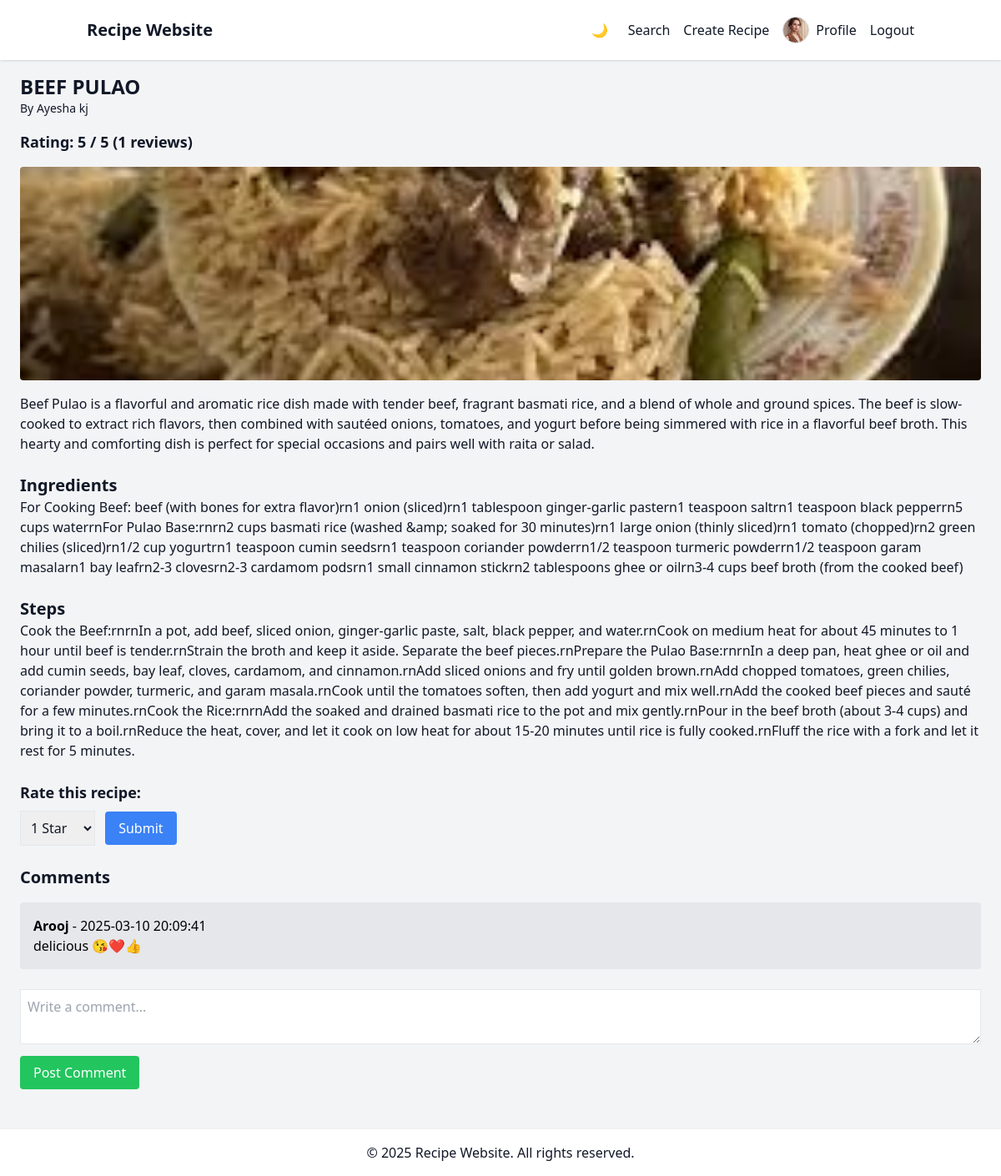
The page /recipe-website/pages/view_recipe.php?id=5 (signed in) on the database its author committed.
### tables this page shows
CREATE TABLE `recipes` (
  `recipe_id` int(11) NOT NULL,
  `user_id` int(11) DEFAULT NULL,
  `title` varchar(255) NOT NULL,
  `description` varchar(1000) DEFAULT NULL,
  `ingredients` text NOT NULL,
  `steps` text NOT NULL,
  `category_id` int(11) DEFAULT NULL,
  `image` varchar(255) DEFAULT NULL,
  `video` varchar(255) DEFAULT NULL,
  `prep_time` int(11) DEFAULT NULL,
  `cook_time` int(11) DEFAULT NULL,
  `servings` int(11) DEFAULT NULL,
  `created_at` datetime DEFAULT current_timestamp()
);

CREATE TABLE `users` (
  `user_id` int(11) NOT NULL,
  `name` varchar(255) NOT NULL,
  `email` varchar(255) NOT NULL,
  `password` varchar(255) NOT NULL,
  `profile_pic` varchar(255) DEFAULT NULL,
  `role` enum('user','admin') DEFAULT 'user',
  `created_at` datetime DEFAULT current_timestamp(),
  `updated_at` datetime DEFAULT current_timestamp() ON UPDATE current_timestamp()
);

CREATE TABLE `comments` (
  `comment_id` int(11) NOT NULL,
  `user_id` int(11) DEFAULT NULL,
  `recipe_id` int(11) DEFAULT NULL,
  `comment` text NOT NULL,
  `created_at` datetime DEFAULT current_timestamp()
);

### recipe-website/includes/functions.php (called while the page is built, shortened)
<?php
function sanitizeInput($data) {
    return htmlspecialchars(stripslashes(trim($data)));
}
?>

### recipe-website/pages/view_recipe.php (the view, shortened to what this page needs)
<?php
require __DIR__ . '/../includes/config.php';
require __DIR__ . '/../includes/functions.php';
$recipe_id = sanitizeInput($_GET['id']);
$stmt = mysqli_prepare($conn, "SELECT recipes.*, users.name AS author FROM recipes
    LEFT JOIN users ON recipes.user_id = users.user_id
    WHERE recipes.recipe_id = ?");
mysqli_stmt_bind_param($stmt, "i", $recipe_id);
mysqli_stmt_execute($stmt);
$result = mysqli_stmt_get_result($stmt);
$recipe = mysqli_fetch_assoc($result);
$ratingQuery = "SELECT AVG(rating) AS avg_rating, COUNT(*) AS total_reviews FROM ratings_reviews WHERE recipe_id = ?";
$stmt = mysqli_prepare($conn, $ratingQuery);
mysqli_stmt_bind_param($stmt, "i", $recipe_id);
mysqli_stmt_execute($stmt);
$ratingResult = mysqli_stmt_get_result($stmt);
$ratingData = mysqli_fetch_assoc($ratingResult);
$avg_rating = round($ratingData['avg_rating'], 1);
$total_reviews = $ratingData['total_reviews'];
$commentQuery = "SELECT comments.comment, users.name, comments.created_at FROM comments
    JOIN users ON comments.user_id = users.user_id
    WHERE recipe_id = ? ORDER BY comments.created_at DESC";
$stmt = mysqli_prepare($conn, $commentQuery);
mysqli_stmt_bind_param($stmt, "i", $recipe_id);
mysqli_stmt_execute($stmt);
$commentResult = mysqli_stmt_get_result($stmt);
$comments = mysqli_fetch_all($commentResult, MYSQLI_ASSOC);
?>
<!DOCTYPE html>
<html lang="en">
<head>
    <script src="https://cdn.tailwindcss.com"></script>
</head>
<body class="bg-gray-100 text-gray-900 dark:bg-gray-900 dark:text-white">
    <?php include __DIR__ . '/../includes/header.php'; ?>
    <section class="p-6 mt-16">
        <h1 class="text-2xl font-bold"><?php echo htmlspecialchars($recipe['title']); ?></h1>
        <p class="text-sm">By <?php echo htmlspecialchars($recipe['author']); ?></p>
        <div class="mt-4">
            <p class="text-lg font-semibold">Rating: <?php echo $avg_rating ? "$avg_rating / 5" : "Not rated yet"; ?> (<?php echo $total_reviews; ?> reviews)</p>
        </div>
        <?php if ($recipe['image']): ?>
            <img src="../uploads/<?php echo htmlspecialchars($recipe['image']); ?>" alt="<?php echo htmlspecialchars($recipe['title']); ?>" class="w-full h-64 object-cover rounded mt-4">
        <?php endif; ?>
        <p class="mt-4"><?php echo nl2br(htmlspecialchars($recipe['description'])); ?></p>
        <h2 class="text-xl font-bold mt-6">Ingredients</h2>
        <p class="whitespace-pre-line"><?php echo nl2br(htmlspecialchars($recipe['ingredients'])); ?></p>
        <h2 class="text-xl font-bold mt-6">Steps</h2>
        <p class="whitespace-pre-line"><?php echo nl2br(htmlspecialchars($recipe['steps'])); ?></p>
        <?php if (isset($_SESSION['user_id'])): ?>
            <form action="rate_recipe.php" method="POST" class="mt-6">
                <label class="block text-lg font-semibold">Rate this recipe:</label>
                <select name="rating" class="border p-2 mt-2">
                    <option value="1">1 Star</option>
                </select>
                <button type="submit" class="bg-blue-500 text-white px-4 py-2 rounded ml-2">Submit</button>
            </form>
        <?php endif; ?>
        <h2 class="text-xl font-bold mt-6">Comments</h2>
        <div class="mt-4">
            <?php foreach ($comments as $comment): ?>
                <div class="bg-gray-200 text-black p-4 rounded mb-2">
                    <p><strong><?php echo htmlspecialchars($comment['name']); ?></strong> - <?php echo $comment['created_at']; ?></p>
                    <p><?php echo nl2br(htmlspecialchars($comment['comment'])); ?></p>
                </div>
            <?php endforeach; ?>
        </div>
        <?php if (isset($_SESSION['user_id'])): ?>
            <form action="comment_recipe.php" method="POST" class="mt-6">
                <textarea name="comment" class="border w-full p-2" placeholder="Write a comment..." required></textarea>
                <button type="submit" class="bg-green-500 text-white px-4 py-2 rounded mt-2">Post Comment</button>
            </form>
        <?php endif; ?>
    </section>
    <?php include __DIR__ . '/../includes/footer.php'; ?>
</body>
</html>

### rows shown on the page
recipes: title "BEEF PULAO", user.name "Ayesha kj", image (picture), description "Beef Pulao is a flavorful and aromatic rice dish made with tender beef, fragrant basmati rice, and a blend of whole and ground spices. The beef is slow-cooked to extract rich flavors, then combined with sautéed onions, tomatoes, and yogurt before being simmered with rice in a flavorful beef broth. This hearty and comforting dish is perfect for special occasions and pairs well with raita or salad.", ingredients "For Cooking Beef: beef (with bones for extra flavor)rn1 onion (sliced)rn1 tablespoon ginger-garlic pastern1 teaspoon saltrn1 teaspoon black pepperrn5 cups waterrnFor Pulao Base:rnrn2 cups basmati rice (washed &amp; soaked for 30 minutes)rn1 large onion (thinly sliced)rn1 tomato (chopped)rn2 green chilies (sliced)rn1/2 cup yogurtrn1 teaspoon cumin seedsrn1 teaspoon coriander powderrn1/2 teaspoon turmeric powderrn1/2 teaspoon garam masalarn1 bay leafrn2-3 clovesrn2-3 cardamom podsrn1 small cinnamon stickrn2 tablespoons ghee or oilrn3-4 cups beef broth (from the cooked beef)", steps "Cook the Beef:rnrnIn a pot, add beef, sliced onion, ginger-garlic paste, salt, black pepper, and water.rnCook on medium heat for about 45 minutes to 1 hour until beef is tender.rnStrain the broth and keep it aside. Separate the beef pieces.rnPrepare the Pulao Base:rnrnIn a deep pan, heat ghee or oil and add cumin seeds, bay leaf, cloves, cardamom, and cinnamon.rnAdd sliced onions and fry until golden brown.rnAdd chopped tomatoes, green chilies, coriander powder, turmeric, and garam masala.rnCook until the tomatoes soften, then add yogurt and mix well.rnAdd the cooked beef pieces and sauté for a few minutes.rnCook the Rice:rnrnAdd the soaked and drained basmati rice to the pot and mix…"
comments: user.name "Arooj", created_at "2025-03-10 20:09:41", comment "delicious 😘❤️👍"

### other values the page prints
SITE_NAME "Recipe Website"
$avg_rating "5"
$total_reviews "1"
